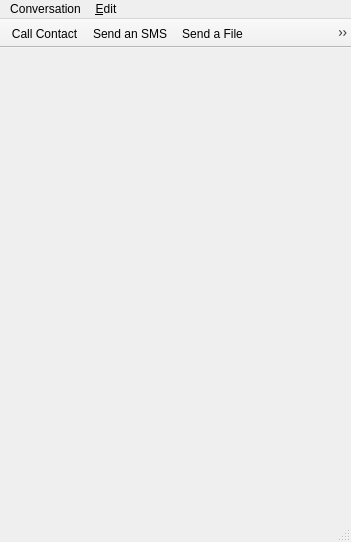
<ui version="4.0" >
 <class>ChatMainWindow</class>
 <widget class="QMainWindow" name="ChatMainWindow" >
  <property name="geometry" >
   <rect>
    <x>0</x>
    <y>0</y>
    <width>351</width>
    <height>542</height>
   </rect>
  </property>
  <property name="windowTitle" >
   <string>MainWindow</string>
  </property>
  <property name="toolButtonStyle" >
   <enum>Qt::ToolButtonIconOnly</enum>
  </property>
  <widget class="QWidget" name="centralwidget" >
   <layout class="QGridLayout" >
    <property name="margin" >
     <number>6</number>
    </property>
    <property name="spacing" >
     <number>3</number>
    </property>
   </layout>
  </widget>
  <widget class="QMenuBar" name="menubar" >
   <property name="geometry" >
    <rect>
     <x>0</x>
     <y>0</y>
     <width>351</width>
     <height>25</height>
    </rect>
   </property>
   <widget class="QMenu" name="menu_Edit" >
    <property name="title" >
     <string>&amp;Edit</string>
    </property>
    <addaction name="actionCut" />
    <addaction name="actionCopy" />
    <addaction name="actionPaste" />
   </widget>
   <widget class="QMenu" name="menuWengo" >
    <property name="title" >
     <string>Conversation</string>
    </property>
    <addaction name="separator" />
    <addaction name="actionClose" />
   </widget>
   <addaction name="menuWengo" />
   <addaction name="menu_Edit" />
  </widget>
  <widget class="QStatusBar" name="statusbar" >
   <property name="autoFillBackground" >
    <bool>false</bool>
   </property>
  </widget>
  <widget class="QToolBar" name="toolBar" >
   <property name="windowTitle" >
    <string>Main Toolbar</string>
   </property>
   <property name="movable" >
    <bool>false</bool>
   </property>
   <property name="orientation" >
    <enum>Qt::Horizontal</enum>
   </property>
   <property name="iconSize" >
    <size>
     <width>32</width>
     <height>32</height>
    </size>
   </property>
   <attribute name="toolBarArea" >
    <number>4</number>
   </attribute>
   <addaction name="actionCallContact" />
   <addaction name="actionSendSms" />
   <addaction name="actionSendFile" />
   <addaction name="actionContactInfo" />
   <addaction name="actionCreateChatConf" />
  </widget>
  <action name="actionClose" >
   <property name="text" >
    <string>&amp;Close</string>
   </property>
  </action>
  <action name="actionSendSms" >
   <property name="icon" >
    <iconset resource="../../../../resources/wengophone.qrc" >:/pics/iconbar/sms.png</iconset>
   </property>
   <property name="text" >
    <string>Send an SMS</string>
   </property>
  </action>
  <action name="actionCallContact" >
   <property name="icon" >
    <iconset resource="../../../../resources/wengophone.qrc" >:/pics/contact/call.png</iconset>
   </property>
   <property name="text" >
    <string>Call Contact</string>
   </property>
   <property name="iconText" >
    <string>Call Contact</string>
   </property>
   <property name="toolTip" >
    <string>Call Contact</string>
   </property>
  </action>
  <action name="actionSendFile" >
   <property name="icon" >
    <iconset resource="../../../../resources/wengophone.qrc" >:/pics/filetransfer/send-file.png</iconset>
   </property>
   <property name="text" >
    <string>Send a File</string>
   </property>
   <property name="iconText" >
    <string>Send a File</string>
   </property>
   <property name="toolTip" >
    <string>Send a File</string>
   </property>
  </action>
  <action name="actionCreateChatConf" >
   <property name="icon" >
    <iconset resource="../../../../resources/wengophone.qrc" >:/pics/chat/chat-room.png</iconset>
   </property>
   <property name="text" >
    <string>Start Chat Conference</string>
   </property>
   <property name="iconText" >
    <string>Conference</string>
   </property>
  </action>
  <action name="actionContactInfo" >
   <property name="icon" >
    <iconset resource="../../../../resources/wengophone.qrc" >:/pics/chat/contact-details.png</iconset>
   </property>
   <property name="text" >
    <string>Show Contact Info</string>
   </property>
   <property name="iconText" >
    <string>Show Contact Info</string>
   </property>
   <property name="toolTip" >
    <string>Show Contact Info</string>
   </property>
  </action>
  <action name="actionBlockContact" >
   <property name="icon" >
    <iconset resource="../../../../resources/wengophone.qrc" >:/pics/chat/block-a.png</iconset>
   </property>
   <property name="text" >
    <string>blockContact</string>
   </property>
  </action>
  <action name="actionShowFileTransfer" >
   <property name="text" >
    <string/>
   </property>
  </action>
  <action name="actionSaveHistoryAs" >
   <property name="icon" >
    <iconset/>
   </property>
   <property name="text" >
    <string>&amp;Save History As...</string>
   </property>
  </action>
  <action name="actionCut" >
   <property name="text" >
    <string>Cu&amp;t</string>
   </property>
   <property name="shortcut" >
    <string>Ctrl+X</string>
   </property>
  </action>
  <action name="actionCopy" >
   <property name="text" >
    <string>&amp;Copy</string>
   </property>
   <property name="shortcut" >
    <string>Ctrl+C</string>
   </property>
  </action>
  <action name="actionPaste" >
   <property name="text" >
    <string>&amp;Paste</string>
   </property>
   <property name="shortcut" >
    <string>Ctrl+V</string>
   </property>
  </action>
 </widget>
 <resources>
  <include location="../../../../resources/wengophone.qrc" />
 </resources>
 <connections/>
</ui>
